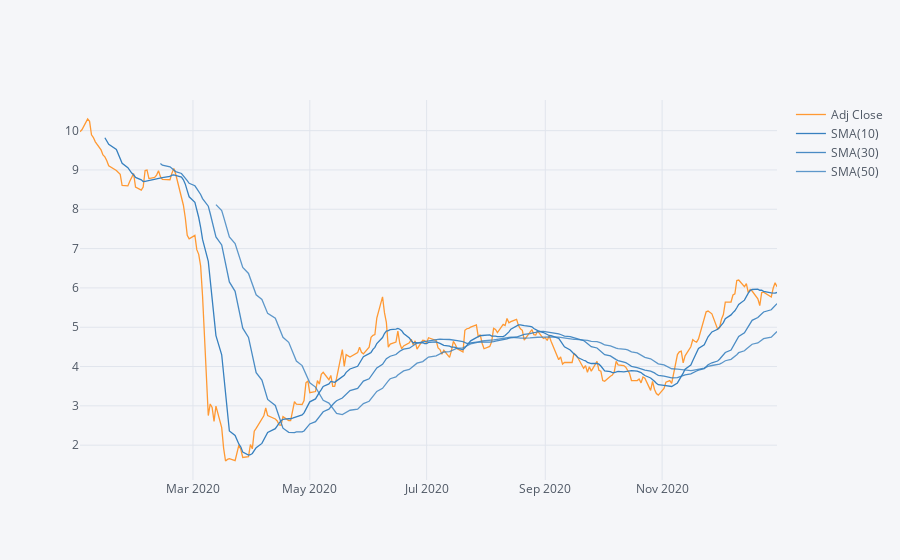

This figure's notebook cell:
### Markdown cell above
## Create a Simple Moving Averages (SMA) plot of Cenovus for the year 2020, passing three periods[10,30,50]

### Code cell
Cenovus['Adj Close'].loc['2020-01-01':'2020-12-31'].ta_plot(
    study='sma',periods=[10,30,50],title='Simple Moving Averages')

### Figure 1 — Plotly figure (JSON) as saved in the notebook; plotly's stock layout.template omitted (floating-point values rounded to 4 significant figures; data arrays with more than 128 entries replaced by an {"elided": "..."} marker saying what was removed)
{"data": [{"line": {"color": "rgba(255, 153, 51, 1.0)", "dash": "solid", "shape": "linear", "width": 1.3}, "mode": "lines", "name": "Adj Close", "text": "", "type": "scatter", "x": {"elided": "253 str values"}, "y": {"elided": "253 float values"}}, {"line": {"color": "rgba(55, 128, 191, 1.0)", "dash": "solid", "shape": "linear", "width": 1.3}, "mode": "lines", "name": "SMA(10)", "text": "", "type": "scatter", "x": {"elided": "253 str values"}, "y": {"elided": "253 mixed values"}}, {"line": {"color": "rgba(55, 128, 191, 0.8999999999999999)", "dash": "solid", "shape": "linear", "width": 1.3}, "mode": "lines", "name": "SMA(30)", "text": "", "type": "scatter", "x": {"elided": "253 str values"}, "y": {"elided": "253 mixed values"}}, {"line": {"color": "rgba(55, 128, 191, 0.7999999999999998)", "dash": "solid", "shape": "linear", "width": 1.3}, "mode": "lines", "name": "SMA(50)", "text": "", "type": "scatter", "x": {"elided": "253 str values"}, "y": {"elided": "253 mixed values"}}], "layout": {"legend": {"bgcolor": "#F5F6F9", "font": {"color": "#4D5663"}}, "paper_bgcolor": "#F5F6F9", "plot_bgcolor": "#F5F6F9", "title": {"font": {"color": "#4D5663"}}, "xaxis": {"gridcolor": "#E1E5ED", "showgrid": true, "tickfont": {"color": "#4D5663"}, "title": {"font": {"color": "#4D5663"}, "text": ""}, "zerolinecolor": "#E1E5ED"}, "yaxis": {"gridcolor": "#E1E5ED", "showgrid": true, "tickfont": {"color": "#4D5663"}, "title": {"font": {"color": "#4D5663"}, "text": ""}, "zerolinecolor": "#E1E5ED"}}}
